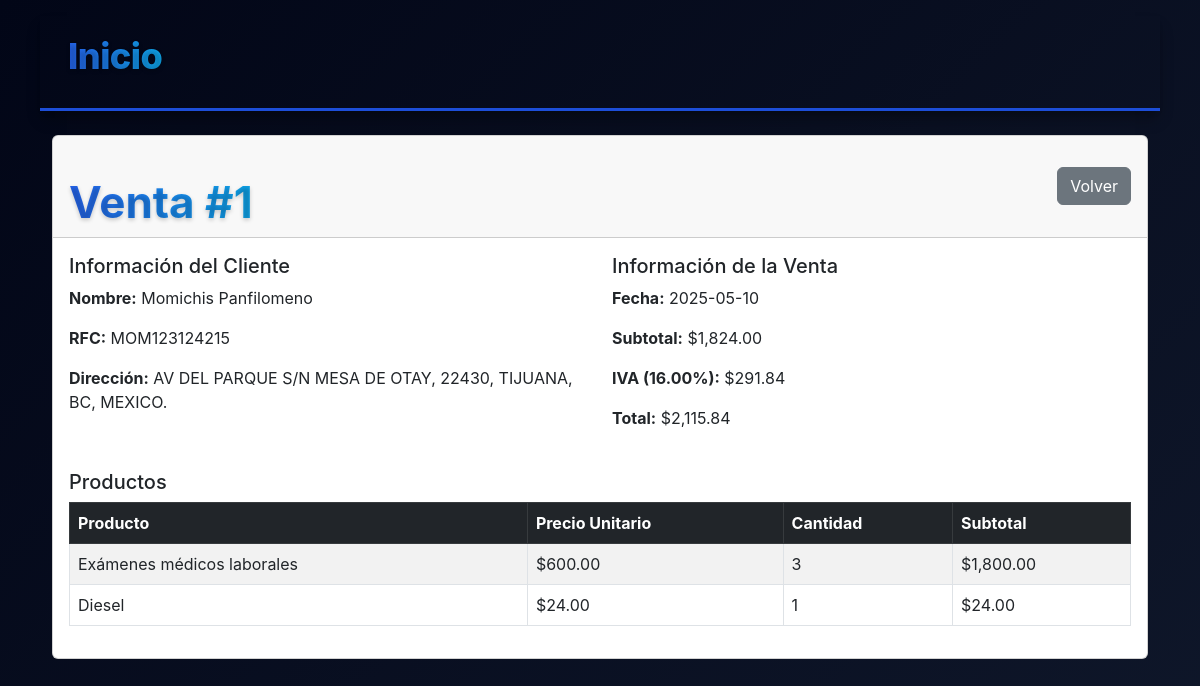
The page /modules/sales/view.php?id=1 (signed in) on the database its author committed.
### tables this page shows
CREATE TABLE `sales` (
  `id` int(11) NOT NULL,
  `client_id` int(11) NOT NULL,
  `sale_date` date NOT NULL,
  `subtotal` decimal(10,2) NOT NULL,
  `tax_percentage` decimal(5,2) NOT NULL,
  `tax_amount` decimal(10,2) NOT NULL,
  `total` decimal(10,2) NOT NULL,
  `created_at` timestamp NOT NULL DEFAULT current_timestamp()
);

CREATE TABLE `clients` (
  `id` int(11) NOT NULL,
  `first_name` varchar(50) NOT NULL,
  `last_name` varchar(50) NOT NULL,
  `mother_last_name` varchar(50) DEFAULT NULL,
  `phone` varchar(20) DEFAULT NULL,
  `email` varchar(100) DEFAULT NULL,
  `rfc` varchar(13) DEFAULT NULL,
  `address` text DEFAULT NULL,
  `created_at` timestamp NOT NULL DEFAULT current_timestamp()
);

CREATE TABLE `sale_details` (
  `id` int(11) NOT NULL,
  `sale_id` int(11) NOT NULL,
  `product_id` int(11) NOT NULL,
  `quantity` int(11) NOT NULL,
  `unit_price` decimal(10,2) NOT NULL,
  `subtotal` decimal(10,2) NOT NULL
);

CREATE TABLE `products` (
  `id` int(11) NOT NULL,
  `name` varchar(100) NOT NULL,
  `description` text DEFAULT NULL,
  `price` decimal(10,2) NOT NULL,
  `created_at` timestamp NOT NULL DEFAULT current_timestamp()
);

### modules/sales/view.php (the view, shortened to what this page needs)
<?php
require_once '../../includes/header.php';
$db = new Database();
$conn = $db->connect();
$stmt = $conn->prepare("
    SELECT s.*,
           CONCAT(c.last_name, ' ', c.first_name) AS client_name,
           c.rfc AS client_rfc,
           c.address AS client_address
    FROM sales s
    JOIN clients c ON s.client_id = c.id
    WHERE s.id = :id
");
$stmt->bindParam(':id', $_GET['id'], PDO::PARAM_INT);
$stmt->execute();
$sale = $stmt->fetch(PDO::FETCH_ASSOC);
$stmt = $conn->prepare("
    SELECT sd.*, p.name AS product_name
    FROM sale_details sd
    JOIN products p ON sd.product_id = p.id
    WHERE sd.sale_id = :sale_id
");
$stmt->bindParam(':sale_id', $_GET['id'], PDO::PARAM_INT);
$stmt->execute();
$sale_details = $stmt->fetchAll(PDO::FETCH_ASSOC);
?>
<!DOCTYPE html>
<html lang="es">
<head>
    <link href="https://cdn.jsdelivr.net/npm/bootstrap@5.3.0/dist/css/bootstrap.min.css" rel="stylesheet">
    <link rel="stylesheet" href="/swift_invoice/assets/css/tableClients.css">
</head>
<body>
    <nav class="navbar navbar-expand navbar-custom py-2 sticky-top">
        <div class="container-fluid">
            <a class="navbar-brand navbar-brand-custom ms-3" href="/swift_invoice">Inicio</a>
        </div>
    </nav>
    <div class="container my-4">
        <div class="card">
            <div class="card-header d-flex justify-content-between align-items-center">
                <h2 class="card-title mb-0">Venta #<?php echo htmlspecialchars($sale['id']); ?></h2>
                <a href="index.php" class="btn btn-secondary">Volver</a>
            </div>
            <div class="card-body">
                <div class="row mb-4">
                    <div class="col-md-6">
                        <h5>Información del Cliente</h5>
                        <p><strong>Nombre:</strong> <?php echo htmlspecialchars($sale['client_name']); ?></p>
                        <p><strong>RFC:</strong> <?php echo htmlspecialchars($sale['client_rfc'] ?? 'N/A'); ?></p>
                        <p><strong>Dirección:</strong> <?php echo nl2br(htmlspecialchars($sale['client_address'] ?? 'N/A')); ?></p>
                    </div>
                    <div class="col-md-6">
                        <h5>Información de la Venta</h5>
                        <p><strong>Fecha:</strong> <?php echo htmlspecialchars($sale['sale_date']); ?></p>
                        <p><strong>Subtotal:</strong> $<?php echo number_format($sale['subtotal'], 2); ?></p>
                        <p><strong>IVA (<?php echo $sale['tax_percentage']; ?>%):</strong> $<?php echo number_format($sale['tax_amount'], 2); ?></p>
                        <p><strong>Total:</strong> $<?php echo number_format($sale['total'], 2); ?></p>
                    </div>
                </div>
                <h5>Productos</h5>
                <?php if (empty($sale_details)): ?>
                    <p>No hay productos registrados para esta venta.</p>
                <?php else: ?>
                    <div class="table-responsive">
                        <table class="table table-striped table-bordered">
                            <thead class="table-dark">
                                <tr>
                                    <th>Producto</th>
                                    <th>Precio Unitario</th>
                                    <th>Cantidad</th>
                                    <th>Subtotal</th>
                                </tr>
                            </thead>
                            <tbody>
                                <?php foreach ($sale_details as $detail): ?>
                                    <tr>
                                        <td><?php echo htmlspecialchars($detail['product_name']); ?></td>
                                        <td>$<?php echo number_format($detail['unit_price'], 2); ?></td>
                                        <td><?php echo $detail['quantity']; ?></td>
                                        <td>$<?php echo number_format($detail['subtotal'], 2); ?></td>
                                    </tr>
                                <?php endforeach; ?>
                            </tbody>
                        </table>
                    </div>
                <?php endif; ?>
            </div>
        </div>
    </div>
    <?php require_once '../../includes/footer.php'; ?>
</body>
</html>

### includes/header.php (shortened to what this page needs)
<!DOCTYPE html>
<html lang="es">
<head>
    <link rel="stylesheet" href="assets/css/main.css?v=<?php echo filemtime('assets/css/main.css'); ?>">
<link href="https://cdn.jsdelivr.net/npm/bootstrap@5.3.0/dist/css/bootstrap.min.css" rel="stylesheet">
</head>
<body>

### includes/footer.php (shortened to what this page needs)
</body>
</html>

### assets/css/main.css (style rules this page uses)
:root { --primary: #2563eb; --primary-dark: #1d4ed8; --secondary: #0ea5e9; --text: #e5e7eb; --text-light: #9ca3af; --bg-dark: #0f172a; --card-bg: #1e293b; --border: #334155; --danger: #ef4444; --shadow: 0 10px 15px -3px rgba(0, 0, 0, 0.3), 0 4px 6px -4px rgba(0, 0, 0, 0.3); }
body { font-family: 'Segoe UI', Tahoma, Geneva, Verdana, sans-serif; margin: 0; padding: 0; background-color: var(--bg-dark); color: var(--text); }
.container { width: 100%; max-width: 1200px; margin: 0 auto; padding: 0 15px; }

### assets/css/tableClients.css (style rules this page uses)
:root { --primary: #2563eb; --primary-dark: #1d4ed8; --primary-light: rgba(37, 99, 235, 0.1); --secondary: #0ea5e9; --text: #e5e7eb; --text-light: #9ca3af; --text-lighter: #6b7280; --bg-dark: #0f172a; --bg-darker: #020617; --card-bg: #1e293b; --card-hover: #334155; --border-dark: #334155; --border-light: #475569; --danger: #ef4444; --success: #10b981; --warning: #f59e0b; --purple: #8b5cf6; --shadow: 0 10px 15px -3px rgba(0, 0, 0, 0.3), 0 4px 6px -4px rgba(0, 0, 0, 0.3); --shadow-hover: 0 20px 25px -5px rgba(0, 0, 0, 0.4), 0 10px 10px -5px rgba(0, 0, 0, 0.2); --glow: 0 0 15px rgba(59, 130, 246, 0.4); --transition-smooth: all 0.3s cubic-bezier(0.25, 0.8, 0.25, 1); --transition-bounce: all 0.4s cubic-bezier(0.175, 0.885, 0.32, 1.275); --radius-sm: 0.5rem; --radius-md: 1rem; --radius-lg: 1.5rem; --radius-xl: 2rem; }
body { background: linear-gradient(135deg, var(--bg-darker), var(--bg-dark)); font-family: 'Inter', sans-serif; color: var(--text); padding: 1rem 2.5rem; }
html, body { height: 100%; overflow-x: hidden; overflow-y: auto; }
.card-title { margin-bottom: 0.75rem; color: var(--white); font-size: 2.75rem; padding-top: 2rem; font-weight: 700; background: linear-gradient(to right, var(--primary), var(--secondary)); -webkit-background-clip: text; background-clip: text; color: transparent; text-shadow: 0 2px 4px rgba(0, 0, 0, 0.2); }
.table-responsive { background-color: transparent; }
.navbar-custom { background: transparent !important; position: relative; box-shadow: var(--shadow) !important; border-bottom: 3px solid var(--primary-dark) !important; }
.navbar-brand-custom { font-family: 'Inter', -apple-system, BlinkMacSystemFont, 'Segoe UI', Roboto, Oxygen, Ubuntu, Cantarell, sans-serif; margin-bottom: 0.75rem; font-size: 2.25rem; font-weight: 800; letter-spacing: -0.5px; background: linear-gradient(to right, var(--primary), var(--secondary)); -webkit-background-clip: text; background-clip: text; color: transparent; text-shadow: 0 2px 4px rgba(0, 0, 0, 0.2); }

### rows shown on the page
sales: client.rfc "MOM123124215", client.address "AV DEL PARQUE S/N MESA DE OTAY, 22430, TIJUANA, BC, MEXICO.", sale_date "2025-05-10", subtotal "1,824.00", tax_percentage "16.00", tax_amount "291.84", total "2,115.84"
sale_details: product.name "Exámenes médicos laborales", unit_price "600.00", quantity "3", subtotal "1,800.00"
sale_details: product.name "Diesel", unit_price "24.00", quantity "1", subtotal "24.00"

### other values the page prints
$sale['client_name'] "Momichis Panfilomeno"
